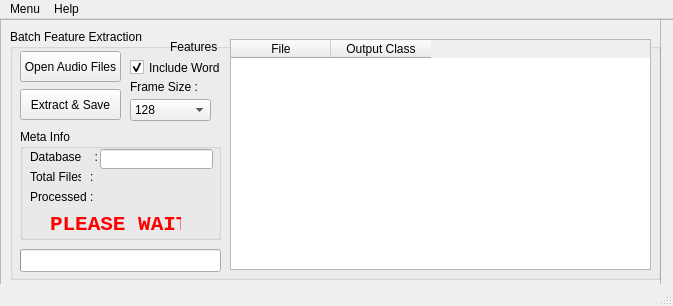
<?xml version="1.0" encoding="UTF-8"?>
<ui version="4.0">
 <class>MainWdw</class>
 <widget class="QMainWindow" name="MainWdw">
  <property name="geometry">
   <rect>
    <x>0</x>
    <y>0</y>
    <width>673</width>
    <height>306</height>
   </rect>
  </property>
  <property name="sizePolicy">
   <sizepolicy hsizetype="Fixed" vsizetype="Fixed">
    <horstretch>0</horstretch>
    <verstretch>0</verstretch>
   </sizepolicy>
  </property>
  <property name="minimumSize">
   <size>
    <width>673</width>
    <height>306</height>
   </size>
  </property>
  <property name="maximumSize">
   <size>
    <width>673</width>
    <height>306</height>
   </size>
  </property>
  <property name="windowTitle">
   <string>Text Dependent Speaker Verification - Training</string>
  </property>
  <property name="windowIcon">
   <iconset resource="image_set.qrc">
    <normaloff>:/icons/other-python-icon.png</normaloff>:/icons/other-python-icon.png</iconset>
  </property>
  <widget class="QWidget" name="centralwidget">
   <widget class="QFrame" name="testingFrame">
    <property name="geometry">
     <rect>
      <x>0</x>
      <y>0</y>
      <width>661</width>
      <height>351</height>
     </rect>
    </property>
    <property name="frameShape">
     <enum>QFrame::StyledPanel</enum>
    </property>
    <property name="frameShadow">
     <enum>QFrame::Raised</enum>
    </property>
   </widget>
   <widget class="QFrame" name="trainingFrame">
    <property name="enabled">
     <bool>true</bool>
    </property>
    <property name="geometry">
     <rect>
      <x>0</x>
      <y>0</y>
      <width>681</width>
      <height>421</height>
     </rect>
    </property>
    <property name="whatsThis">
     <string/>
    </property>
    <property name="frameShape">
     <enum>QFrame::StyledPanel</enum>
    </property>
    <property name="frameShadow">
     <enum>QFrame::Plain</enum>
    </property>
    <widget class="QGroupBox" name="featureExtGroup">
     <property name="geometry">
      <rect>
       <x>10</x>
       <y>10</y>
       <width>651</width>
       <height>251</height>
      </rect>
     </property>
     <property name="title">
      <string>Batch Feature Extraction</string>
     </property>
     <widget class="QPushButton" name="openAudioBtn">
      <property name="geometry">
       <rect>
        <x>10</x>
        <y>22</y>
        <width>101</width>
        <height>31</height>
       </rect>
      </property>
      <property name="text">
       <string>Open Audio Files</string>
      </property>
     </widget>
     <widget class="QPushButton" name="extractSaveBtn">
      <property name="geometry">
       <rect>
        <x>10</x>
        <y>60</y>
        <width>101</width>
        <height>31</height>
       </rect>
      </property>
      <property name="text">
       <string>Extract &amp;&amp; Save</string>
      </property>
     </widget>
     <widget class="QTableWidget" name="featuresTbl">
      <property name="geometry">
       <rect>
        <x>220</x>
        <y>10</y>
        <width>421</width>
        <height>231</height>
       </rect>
      </property>
      <property name="editTriggers">
       <set>QAbstractItemView::DoubleClicked</set>
      </property>
      <property name="columnCount">
       <number>2</number>
      </property>
      <column>
       <property name="text">
        <string>File</string>
       </property>
      </column>
      <column>
       <property name="text">
        <string>Output Class</string>
       </property>
      </column>
     </widget>
     <widget class="QLabel" name="featureExtLbl">
      <property name="geometry">
       <rect>
        <x>160</x>
        <y>10</y>
        <width>51</width>
        <height>16</height>
       </rect>
      </property>
      <property name="text">
       <string>Features : </string>
      </property>
     </widget>
     <widget class="QGroupBox" name="metaGroup">
      <property name="geometry">
       <rect>
        <x>10</x>
        <y>100</y>
        <width>201</width>
        <height>111</height>
       </rect>
      </property>
      <property name="title">
       <string>Meta Info</string>
      </property>
      <widget class="QLabel" name="fileLbl_2">
       <property name="geometry">
        <rect>
         <x>10</x>
         <y>20</y>
         <width>71</width>
         <height>16</height>
        </rect>
       </property>
       <property name="font">
        <font>
         <weight>50</weight>
         <bold>false</bold>
        </font>
       </property>
       <property name="text">
        <string>Database    :</string>
       </property>
      </widget>
      <widget class="QLabel" name="progressLbl">
       <property name="geometry">
        <rect>
         <x>30</x>
         <y>80</y>
         <width>131</width>
         <height>31</height>
        </rect>
       </property>
       <property name="font">
        <font>
         <family>Consolas</family>
         <pointsize>16</pointsize>
         <weight>75</weight>
         <bold>true</bold>
        </font>
       </property>
       <property name="styleSheet">
        <string notr="true">color:red;</string>
       </property>
       <property name="text">
        <string>PLEASE WAIT</string>
       </property>
      </widget>
      <widget class="QLabel" name="audioFilenameLbl">
       <property name="geometry">
        <rect>
         <x>70</x>
         <y>40</y>
         <width>121</width>
         <height>16</height>
        </rect>
       </property>
       <property name="font">
        <font>
         <weight>50</weight>
         <bold>false</bold>
        </font>
       </property>
       <property name="text">
        <string>:</string>
       </property>
      </widget>
      <widget class="QLabel" name="fileLbl">
       <property name="geometry">
        <rect>
         <x>10</x>
         <y>40</y>
         <width>51</width>
         <height>16</height>
        </rect>
       </property>
       <property name="font">
        <font>
         <weight>50</weight>
         <bold>false</bold>
        </font>
       </property>
       <property name="text">
        <string>Total Files</string>
       </property>
      </widget>
      <widget class="QLabel" name="fileLbl_3">
       <property name="geometry">
        <rect>
         <x>10</x>
         <y>60</y>
         <width>81</width>
         <height>16</height>
        </rect>
       </property>
       <property name="font">
        <font>
         <weight>50</weight>
         <bold>false</bold>
        </font>
       </property>
       <property name="text">
        <string>Processed</string>
       </property>
      </widget>
      <widget class="QLabel" name="audioFilenameLbl_3">
       <property name="geometry">
        <rect>
         <x>70</x>
         <y>60</y>
         <width>101</width>
         <height>16</height>
        </rect>
       </property>
       <property name="font">
        <font>
         <weight>50</weight>
         <bold>false</bold>
        </font>
       </property>
       <property name="text">
        <string>:</string>
       </property>
      </widget>
      <widget class="QLineEdit" name="databaseNameVal">
       <property name="geometry">
        <rect>
         <x>80</x>
         <y>20</y>
         <width>113</width>
         <height>20</height>
        </rect>
       </property>
      </widget>
     </widget>
     <widget class="QProgressBar" name="progressBar">
      <property name="geometry">
       <rect>
        <x>10</x>
        <y>220</y>
        <width>201</width>
        <height>23</height>
       </rect>
      </property>
      <property name="value">
       <number>0</number>
      </property>
      <property name="textVisible">
       <bool>false</bool>
      </property>
     </widget>
     <widget class="QCheckBox" name="inclWordCheck">
      <property name="geometry">
       <rect>
        <x>120</x>
        <y>30</y>
        <width>101</width>
        <height>17</height>
       </rect>
      </property>
      <property name="text">
       <string>Include Word</string>
      </property>
      <property name="checked">
       <bool>true</bool>
      </property>
     </widget>
     <widget class="QLabel" name="label">
      <property name="geometry">
       <rect>
        <x>120</x>
        <y>50</y>
        <width>81</width>
        <height>16</height>
       </rect>
      </property>
      <property name="text">
       <string>Frame Size :</string>
      </property>
     </widget>
     <widget class="QComboBox" name="frameSizeVal">
      <property name="geometry">
       <rect>
        <x>120</x>
        <y>70</y>
        <width>81</width>
        <height>22</height>
       </rect>
      </property>
      <item>
       <property name="text">
        <string>128</string>
       </property>
      </item>
      <item>
       <property name="text">
        <string>256</string>
       </property>
      </item>
      <item>
       <property name="text">
        <string>512</string>
       </property>
      </item>
     </widget>
    </widget>
   </widget>
  </widget>
  <widget class="QMenuBar" name="menubar">
   <property name="geometry">
    <rect>
     <x>0</x>
     <y>0</y>
     <width>673</width>
     <height>21</height>
    </rect>
   </property>
   <widget class="QMenu" name="menuMenu">
    <property name="title">
     <string>Menu</string>
    </property>
    <addaction name="actionTraining_Data"/>
    <addaction name="actionTest_Data"/>
    <addaction name="separator"/>
    <addaction name="actionExit"/>
   </widget>
   <widget class="QMenu" name="menuAbout">
    <property name="title">
     <string>Help</string>
    </property>
    <addaction name="actionAbout"/>
    <addaction name="separator"/>
    <addaction name="actionAbout_Qt"/>
   </widget>
   <addaction name="menuMenu"/>
   <addaction name="menuAbout"/>
  </widget>
  <widget class="QStatusBar" name="statusbar"/>
  <action name="actionTraining_Data">
   <property name="icon">
    <iconset resource="image_set.qrc">
     <normaloff>:/icons/data-data-recovery-icon.png</normaloff>:/icons/data-data-recovery-icon.png</iconset>
   </property>
   <property name="text">
    <string>Training Data</string>
   </property>
  </action>
  <action name="actionTest_Data">
   <property name="icon">
    <iconset resource="image_set.qrc">
     <normaloff>:/icons/data-accept-database-icon.png</normaloff>:/icons/data-accept-database-icon.png</iconset>
   </property>
   <property name="text">
    <string>Testing Data</string>
   </property>
  </action>
  <action name="actionExit">
   <property name="icon">
    <iconset resource="image_set.qrc">
     <normaloff>:/icons/exit-icon.png</normaloff>:/icons/exit-icon.png</iconset>
   </property>
   <property name="text">
    <string>Exit</string>
   </property>
  </action>
  <action name="actionAbout">
   <property name="icon">
    <iconset resource="image_set.qrc">
     <normaloff>:/icons/icon-why-dark.png</normaloff>:/icons/icon-why-dark.png</iconset>
   </property>
   <property name="text">
    <string>About</string>
   </property>
  </action>
  <action name="actionAbout_Qt">
   <property name="icon">
    <iconset resource="image_set.qrc">
     <normaloff>:/icons/qt.png</normaloff>:/icons/qt.png</iconset>
   </property>
   <property name="text">
    <string>About Qt</string>
   </property>
  </action>
 </widget>
 <resources>
  <include location="image_set.qrc"/>
 </resources>
 <connections/>
</ui>
